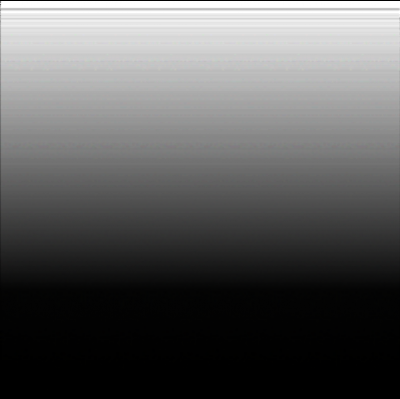
#> input picture thresholding-em-imagens/gradient.png, 400 x 399 px
$ python thresholding.py
#> lines starting #> are read from the running program, lines starting #| are printed output that depends on the picture; after the words box and inside, x2 and y2 are one past the last pixel; in counts of white or black regions, pixels touching at a corner belong together
import cv2 as cv
import numpy as np

img = cv.imread('gradient.png', 0)
#> img: shape (399, 400); min 0, max 255, mean 92.3

_, th1 = cv.threshold(img, 127, 255, cv.THRESH_BINARY)
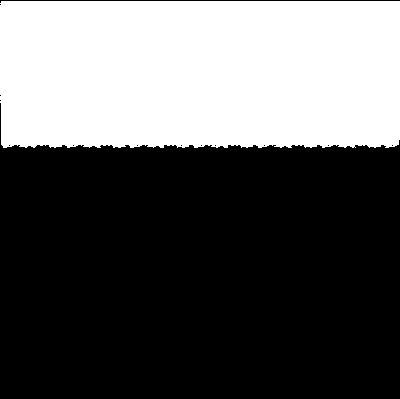
#> th1: shape (399, 400); 36.4% white; 1 white region, box (x1, y1, x2, y2) and area: (0, 1, 400, 148) 58146

cv.imshow("Imagem", img)
cv.imshow("th1", th1)

cv.waitKey(0)
cv.destroyAllWindows()
